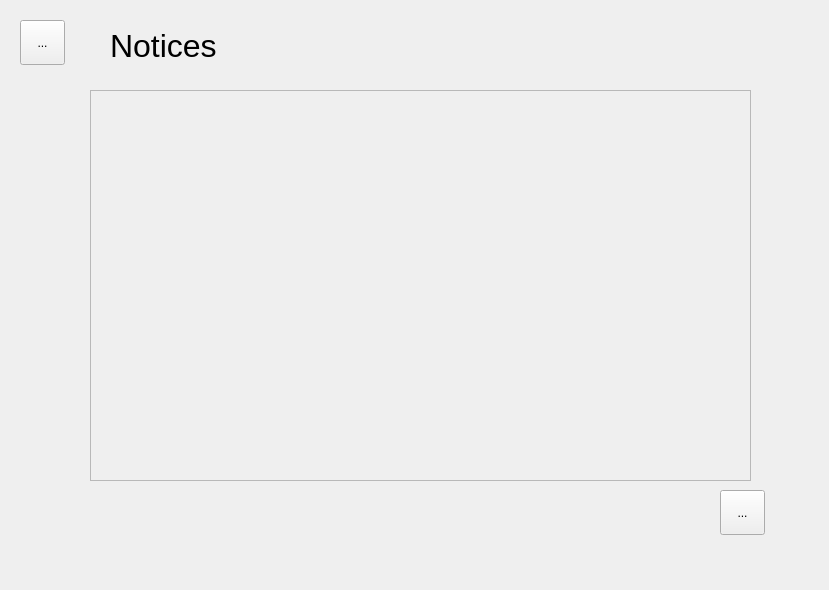
<?xml version="1.0" encoding="UTF-8"?>
<ui version="4.0">
 <class>NoticesForm</class>
 <widget class="QWidget" name="NoticesForm">
  <property name="geometry">
   <rect>
    <x>0</x>
    <y>0</y>
    <width>829</width>
    <height>590</height>
   </rect>
  </property>
  <property name="windowTitle">
   <string>Form</string>
  </property>
  <widget class="QToolButton" name="menuButton">
   <property name="geometry">
    <rect>
     <x>20</x>
     <y>20</y>
     <width>45</width>
     <height>45</height>
    </rect>
   </property>
   <property name="text">
    <string>...</string>
   </property>
  </widget>
  <widget class="QLabel" name="noticesLabel">
   <property name="geometry">
    <rect>
     <x>110</x>
     <y>20</y>
     <width>211</width>
     <height>51</height>
    </rect>
   </property>
   <property name="font">
    <font>
     <pointsize>24</pointsize>
    </font>
   </property>
   <property name="text">
    <string>Notices</string>
   </property>
  </widget>
  <widget class="QScrollArea" name="scrollArea">
   <property name="geometry">
    <rect>
     <x>90</x>
     <y>90</y>
     <width>661</width>
     <height>391</height>
    </rect>
   </property>
   <property name="widgetResizable">
    <bool>true</bool>
   </property>
   <widget class="QWidget" name="scrollAreaWidgetContents">
    <property name="geometry">
     <rect>
      <x>0</x>
      <y>0</y>
      <width>659</width>
      <height>389</height>
     </rect>
    </property>
   </widget>
  </widget>
  <widget class="QToolButton" name="addButton">
   <property name="geometry">
    <rect>
     <x>720</x>
     <y>490</y>
     <width>45</width>
     <height>45</height>
    </rect>
   </property>
   <property name="text">
    <string>...</string>
   </property>
  </widget>
 </widget>
 <resources/>
 <connections/>
</ui>
